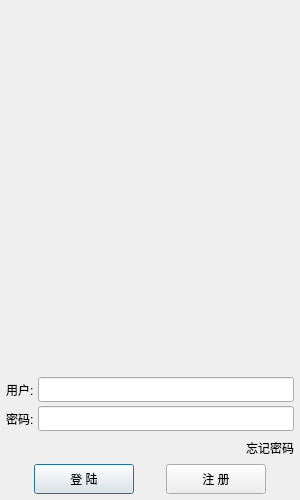
<?xml version="1.0" encoding="UTF-8"?>
<ui version="4.0">
 <class>LoginDialog</class>
 <widget class="QDialog" name="LoginDialog">
  <property name="geometry">
   <rect>
    <x>0</x>
    <y>0</y>
    <width>300</width>
    <height>500</height>
   </rect>
  </property>
  <property name="minimumSize">
   <size>
    <width>300</width>
    <height>500</height>
   </size>
  </property>
  <property name="maximumSize">
   <size>
    <width>300</width>
    <height>500</height>
   </size>
  </property>
  <property name="windowTitle">
   <string>Dialog</string>
  </property>
  <layout class="QVBoxLayout" name="verticalLayout_2">
   <property name="leftMargin">
    <number>6</number>
   </property>
   <property name="topMargin">
    <number>0</number>
   </property>
   <property name="rightMargin">
    <number>6</number>
   </property>
   <property name="bottomMargin">
    <number>6</number>
   </property>
   <item>
    <layout class="QVBoxLayout" name="verticalLayout">
     <property name="spacing">
      <number>4</number>
     </property>
     <property name="leftMargin">
      <number>0</number>
     </property>
     <property name="topMargin">
      <number>0</number>
     </property>
     <property name="rightMargin">
      <number>0</number>
     </property>
     <property name="bottomMargin">
      <number>0</number>
     </property>
     <item>
      <widget class="QWidget" name="widget" native="true">
       <layout class="QGridLayout" name="gridLayout">
        <item row="0" column="0">
         <widget class="QLabel" name="label">
          <property name="maximumSize">
           <size>
            <width>250</width>
            <height>341</height>
           </size>
          </property>
          <property name="text">
           <string/>
          </property>
          <property name="pixmap">
           <pixmap resource="resource.qrc">:/resource/ice.jpg</pixmap>
          </property>
          <property name="scaledContents">
           <bool>true</bool>
          </property>
          <property name="alignment">
           <set>Qt::AlignmentFlag::AlignCenter</set>
          </property>
          <property name="wordWrap">
           <bool>false</bool>
          </property>
         </widget>
        </item>
       </layout>
      </widget>
     </item>
     <item>
      <layout class="QHBoxLayout" name="horizontalLayout">
       <item>
        <widget class="QLabel" name="user_label">
         <property name="minimumSize">
          <size>
           <width>0</width>
           <height>25</height>
          </size>
         </property>
         <property name="maximumSize">
          <size>
           <width>16777215</width>
           <height>25</height>
          </size>
         </property>
         <property name="text">
          <string>用户:</string>
         </property>
        </widget>
       </item>
       <item>
        <widget class="QLineEdit" name="user_edit">
         <property name="minimumSize">
          <size>
           <width>0</width>
           <height>25</height>
          </size>
         </property>
         <property name="maximumSize">
          <size>
           <width>16777215</width>
           <height>25</height>
          </size>
         </property>
        </widget>
       </item>
      </layout>
     </item>
     <item>
      <layout class="QHBoxLayout" name="horizontalLayout_2">
       <item>
        <widget class="QLabel" name="pass_label">
         <property name="minimumSize">
          <size>
           <width>0</width>
           <height>25</height>
          </size>
         </property>
         <property name="maximumSize">
          <size>
           <width>16777215</width>
           <height>25</height>
          </size>
         </property>
         <property name="text">
          <string>密码:</string>
         </property>
        </widget>
       </item>
       <item>
        <widget class="QLineEdit" name="pass_edit">
         <property name="minimumSize">
          <size>
           <width>0</width>
           <height>25</height>
          </size>
         </property>
         <property name="maximumSize">
          <size>
           <width>16777215</width>
           <height>25</height>
          </size>
         </property>
        </widget>
       </item>
      </layout>
     </item>
     <item>
      <layout class="QHBoxLayout" name="horizontalLayout_3">
       <property name="topMargin">
        <number>0</number>
       </property>
       <item>
        <spacer name="horizontalSpacer">
         <property name="orientation">
          <enum>Qt::Orientation::Horizontal</enum>
         </property>
         <property name="sizeHint" stdset="0">
          <size>
           <width>40</width>
           <height>25</height>
          </size>
         </property>
        </spacer>
       </item>
       <item>
        <widget class="QLabel" name="forget_label">
         <property name="minimumSize">
          <size>
           <width>0</width>
           <height>25</height>
          </size>
         </property>
         <property name="maximumSize">
          <size>
           <width>16777215</width>
           <height>25</height>
          </size>
         </property>
         <property name="text">
          <string>忘记密码</string>
         </property>
        </widget>
       </item>
      </layout>
     </item>
     <item>
      <layout class="QHBoxLayout" name="horizontalLayout_4">
       <item>
        <spacer name="horizontalSpacer_2">
         <property name="orientation">
          <enum>Qt::Orientation::Horizontal</enum>
         </property>
         <property name="sizeHint" stdset="0">
          <size>
           <width>40</width>
           <height>20</height>
          </size>
         </property>
        </spacer>
       </item>
       <item>
        <widget class="QPushButton" name="login_btn">
         <property name="minimumSize">
          <size>
           <width>100</width>
           <height>30</height>
          </size>
         </property>
         <property name="maximumSize">
          <size>
           <width>100</width>
           <height>30</height>
          </size>
         </property>
         <property name="text">
          <string>登 陆</string>
         </property>
        </widget>
       </item>
       <item>
        <spacer name="horizontalSpacer_4">
         <property name="orientation">
          <enum>Qt::Orientation::Horizontal</enum>
         </property>
         <property name="sizeHint" stdset="0">
          <size>
           <width>40</width>
           <height>20</height>
          </size>
         </property>
        </spacer>
       </item>
       <item>
        <widget class="QPushButton" name="reg_btn">
         <property name="minimumSize">
          <size>
           <width>100</width>
           <height>30</height>
          </size>
         </property>
         <property name="maximumSize">
          <size>
           <width>100</width>
           <height>30</height>
          </size>
         </property>
         <property name="text">
          <string>注 册</string>
         </property>
        </widget>
       </item>
       <item>
        <spacer name="horizontalSpacer_3">
         <property name="orientation">
          <enum>Qt::Orientation::Horizontal</enum>
         </property>
         <property name="sizeHint" stdset="0">
          <size>
           <width>40</width>
           <height>20</height>
          </size>
         </property>
        </spacer>
       </item>
      </layout>
     </item>
    </layout>
   </item>
  </layout>
 </widget>
 <resources>
  <include location="resource.qrc"/>
 </resources>
 <connections/>
</ui>
